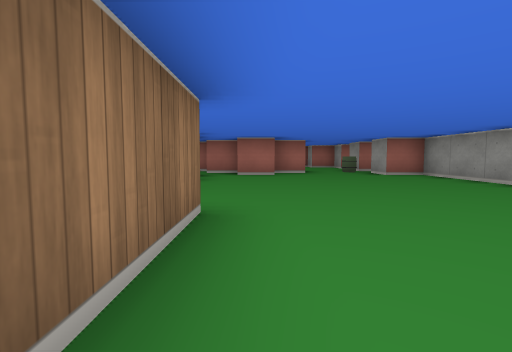
View 1 (above)

19 first-person views from a walk through a cub3D ray-caster map. The camera is about half as high as the walls, tilts 4° down and sees 85° across. The floor is counted in squares. Each view is taken from the middle of a square. On the plan, view 1 faces up. The plan holds only what a view shows up to about 9 squares ahead; the rest is blank.

View 2
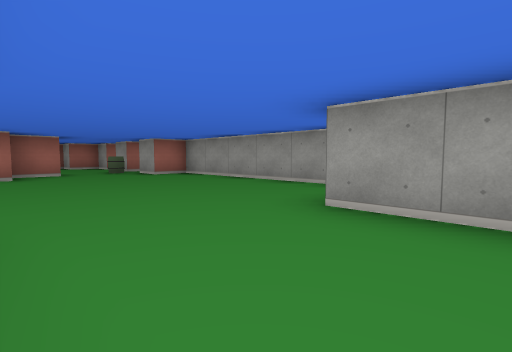

View 3
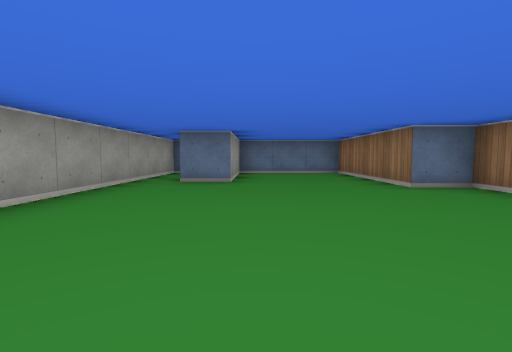

View 4
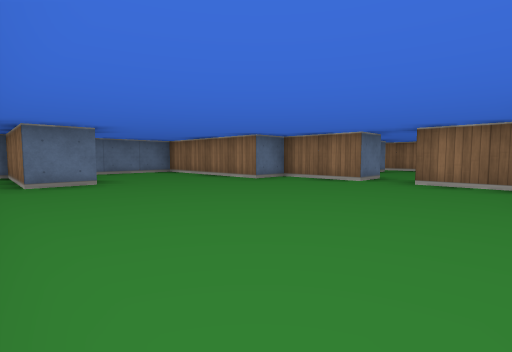

View 5
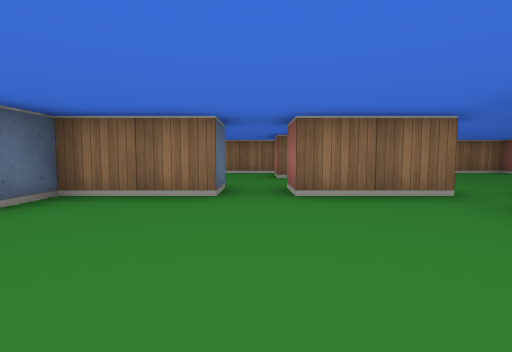

View 6
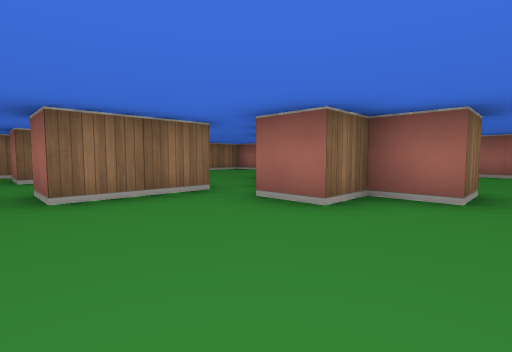

View 7
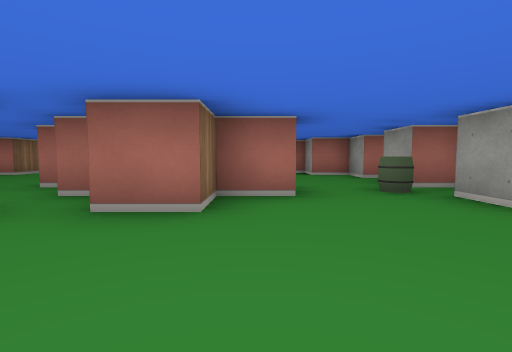

View 8
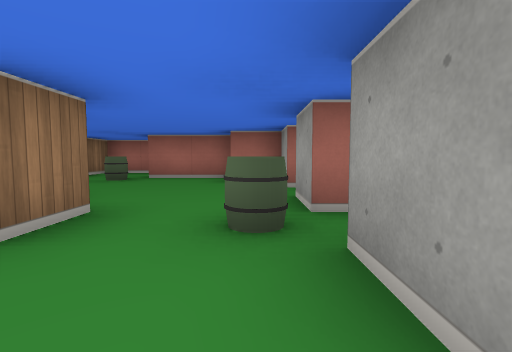

View 9
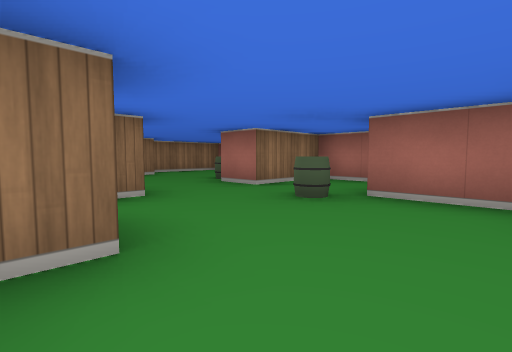

View 10
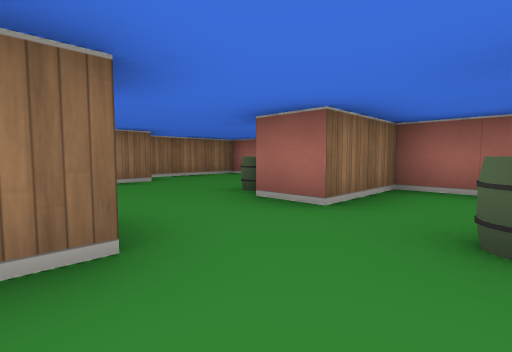

View 11
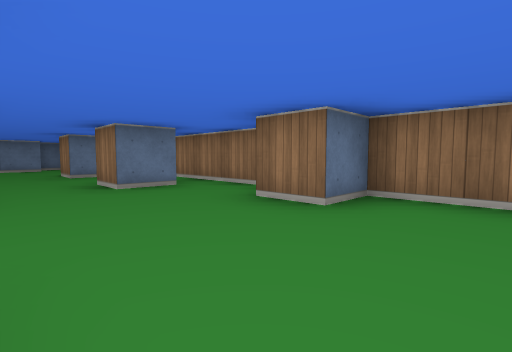

View 12
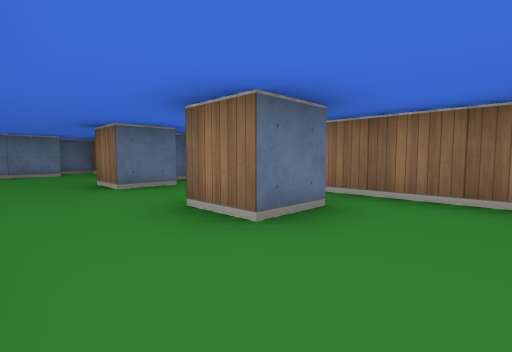

View 13
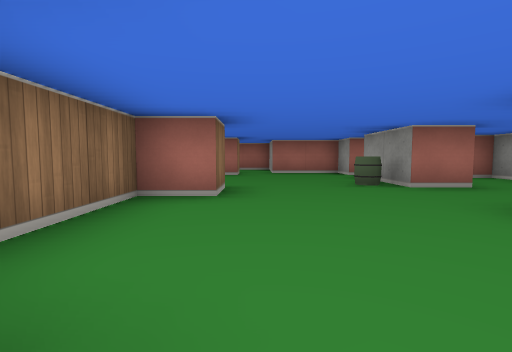

View 14
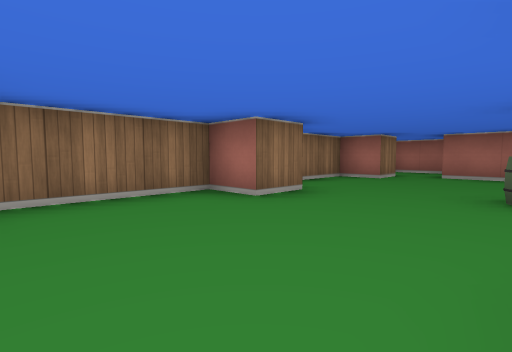

View 15
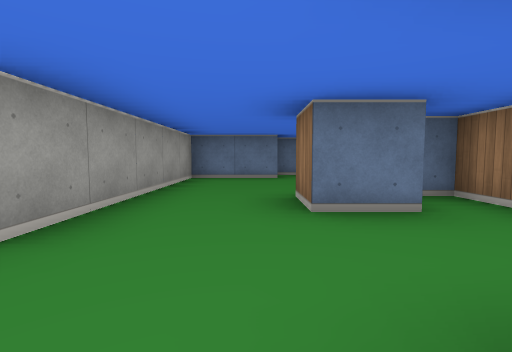

View 16
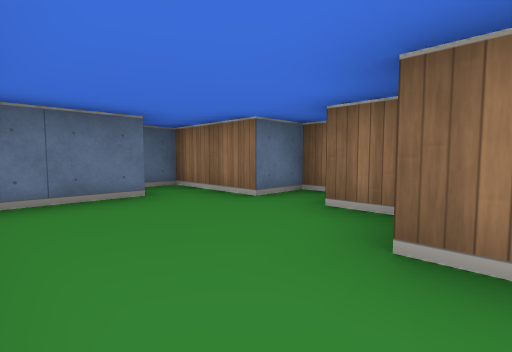

View 17
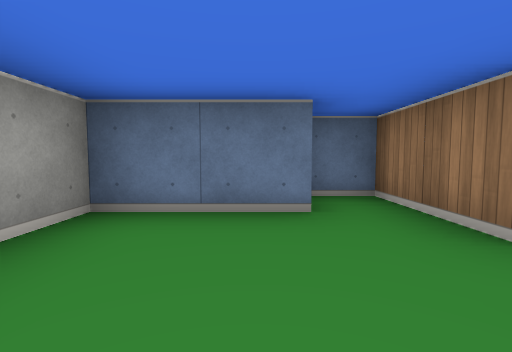

View 18
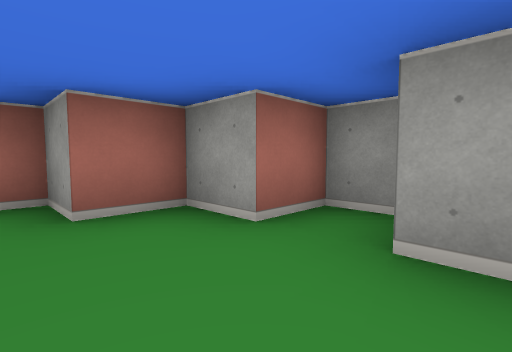

View 19
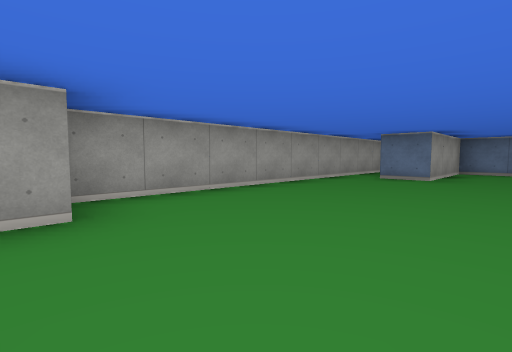

### Floor plan
Ten units are one square. View 1 is at (0, 0); x grows to the right and y downward. Boxes are objects, and circles mark ways between rooms. Rooms are numbered by the first view taken in them; rooms with no view inside come last. Other rooms are left out.
<svg viewBox="-70 -180 120 200">
<path fill="none" stroke="#000" d="M-25 -45 -15 -45 -15 -25 -5 -25 -5 15 25 15 25 -15 35 -15 35 15 45 15 45 -75 35 -75M-15 -76 -15 -55 -25 -55M15 -85 5 -85 5 -75 -5 -75M-5 -85 -15 -85M5 -106 5 -100M-15 -116 -15 -110M15 -95 15 -85M5 -150 5 -155 -15 -155 -15 -135 -25 -135M35 -95 35 -105M45 -108 45 -115 35 -115 35 -125 25 -125 25 -135 5 -135M35 -75 35 -85M-65 -79 -65 -25 -60 -25M-56 -65 -45 -65 -45 -55 -55 -55M-25 -135 -25 -155M-55 -136 -55 -125 -65 -125 -65 -95 -55 -95 -55 -85M-56 -35 -45 -35 -45 -25M-55 -22 -55 -15M-25 -165 -25 -175 -45 -175M-65 -10 -65 -5 -55 -5 -55 15 -45 15M-55 -175 -55 -165 -65 -165 -65 -139M-46 5 -25 5 -25 -45"/>
<rect x="-5" y="-135" width="10" height="10" fill="#bbb"><title>barrel</title></rect>
<rect x="25" y="-95" width="10" height="10" fill="#bbb"><title>barrel</title></rect>
<rect x="-35" y="-145" width="10" height="10" fill="#bbb"><title>barrel</title></rect>
<circle cx="25" cy="-85" r="3" fill="#2a7"/>
<circle cx="-20" cy="-50" r="3" fill="#2a7"/>
<circle cx="-20" cy="-80" r="3" fill="#2a7"/>
<circle cx="-20" cy="-125" r="3" fill="#2a7"/>
<text x="10" y="-40">1</text>
<text x="10" y="-120">2</text>
<text x="-40" y="-90">3</text>
</svg>
Room 1 opens to room 2. Room 1 opens to room 3. Room 2 opens to room 3.

Where each view was taken, in squares from view 1:
view 1: 0 up, 0 right, facing up
view 2: 0 up, 0 right, facing up-right
view 3: 7 up, 2 right, facing down
view 4: 7 up, 4 right, facing down-left
view 5: 5 up, 2 right, facing left
view 6: 5 up, 2 right, facing up-left
view 7: 5 up, 1 right, facing up
view 8: 7 up, 3 right, facing up
view 9: 10 up, 2 right, facing up-left
view 10: 11 up, 0 right, facing up-left
view 11: 11 up, 3 left, facing down-left
view 12: 8 up, 3 left, facing down-left
view 13: 9 up, 5 left, facing up
view 14: 10 up, 3 left, facing up-left
view 15: 6 up, 4 left, facing down
view 16: 3 up, 3 left, facing down-left
view 17: 2 up, 4 left, facing down
view 18: 10 up, 2 right, facing up-right
view 19: 8 up, 1 right, facing down-right
